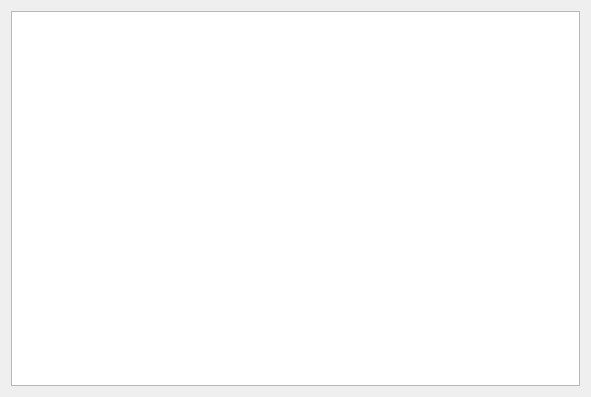
<?xml version="1.0" encoding="UTF-8"?>
<ui version="4.0">
 <class>errores_forms</class>
 <widget class="QDialog" name="errores_forms">
  <property name="windowModality">
   <enum>Qt::NonModal</enum>
  </property>
  <property name="geometry">
   <rect>
    <x>0</x>
    <y>0</y>
    <width>591</width>
    <height>397</height>
   </rect>
  </property>
  <property name="windowTitle">
   <string>Compilacion Fallida - Lista de Errores</string>
  </property>
  <layout class="QVBoxLayout" name="verticalLayout">
   <item>
    <widget class="QListWidget" name="listWidget"/>
   </item>
  </layout>
 </widget>
 <resources/>
 <connections/>
</ui>
